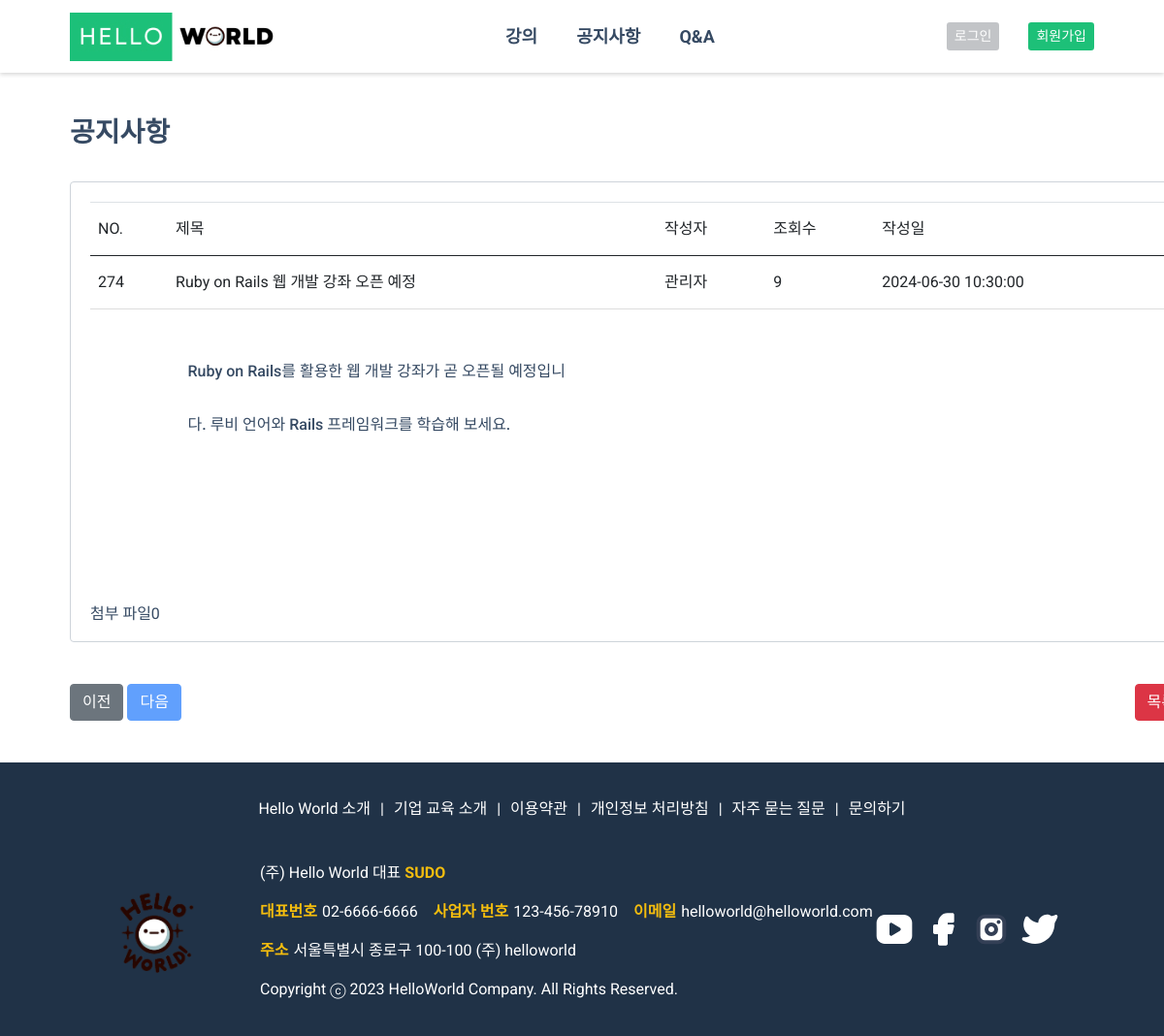
/user/notice/notice_detail.php?id=274, run on an earlier commit of the app's database.
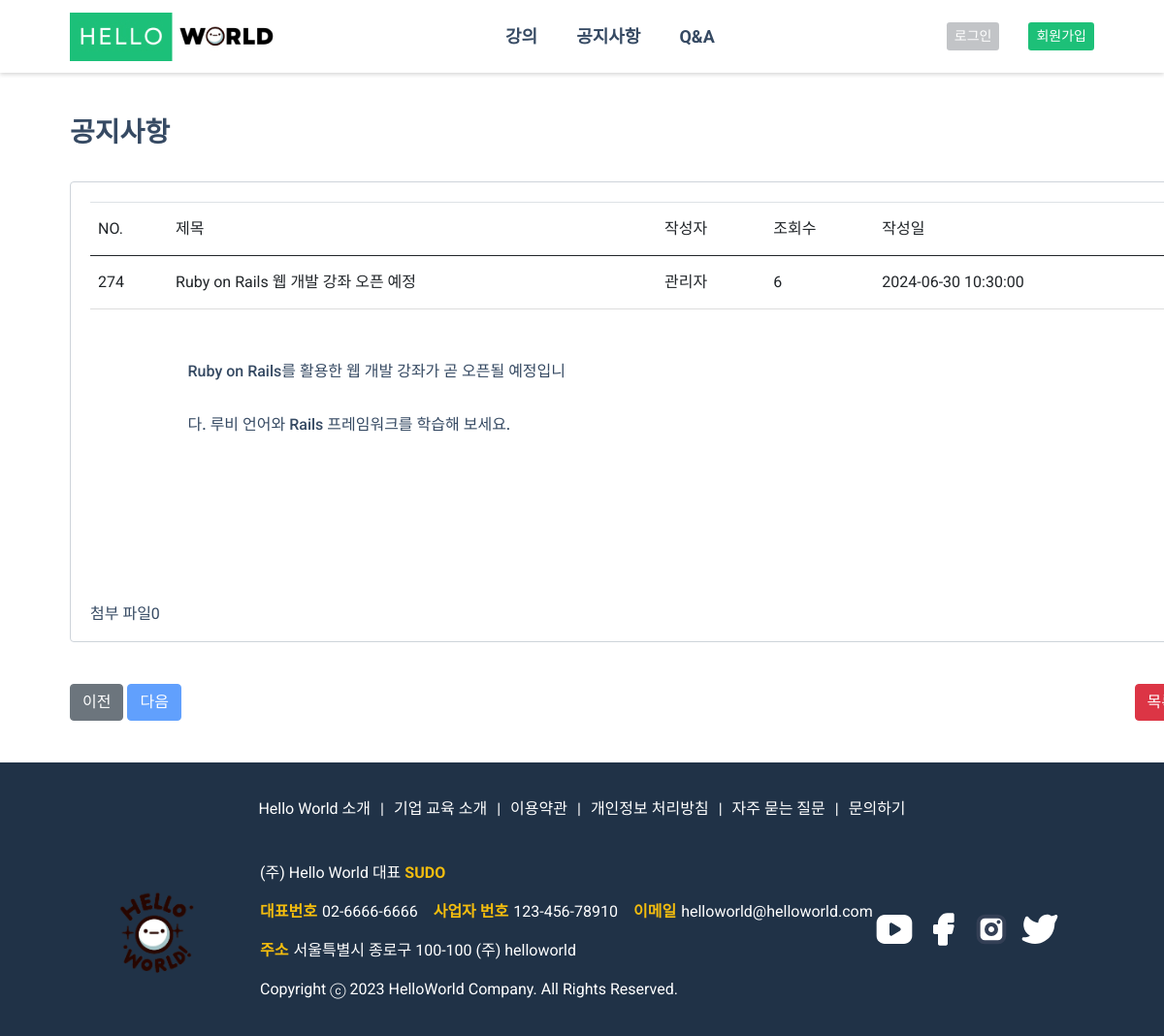
And on a later commit of the database.
### tables this page shows
CREATE TABLE `notice` (
  `idx` int(11) NOT NULL,
  `title` varchar(30) NOT NULL,
  `name` varchar(100) NOT NULL,
  `view` varchar(1000) DEFAULT NULL,
  `content` varchar(100) NOT NULL,
  `file` varchar(100) NOT NULL,
  `regdate` datetime DEFAULT NULL,
  `image` varchar(255) NOT NULL
);

### user/notice/notice_detail.php (the view, shortened to what this page needs)
<?php
$cssRoute1 ='<link rel="stylesheet" href="/helloworld/user/css/notice_detail.css">';
$cssRoute2 ='<link rel="stylesheet" href="/helloworld/user/css/notice.css">';
include_once $_SERVER['DOCUMENT_ROOT'] . '/helloworld/inc/user_header.php';
$notice_id = $_GET['id'];
$sql = "SELECT * FROM notice WHERE idx = $notice_id";
$result = $mysqli->query($sql);
$row = $result->fetch_assoc();
$sql_prev = "SELECT MAX(idx) AS prev_id FROM notice WHERE idx < $notice_id";
$result_prev = $mysqli->query($sql_prev);
$row_prev = $result_prev->fetch_assoc();
$prev_id = $row_prev['prev_id'];
$sql_next = "SELECT MIN(idx) AS next_id FROM notice WHERE idx > $notice_id";
$result_next = $mysqli->query($sql_next);
$row_next = $result_next->fetch_assoc();
$next_id = $row_next['next_id'];
?>
<div class="container">
    <h2 class="h2_t nt">공지사항</h2>
    <section>
        <div class="content-box nb">
            <table class="table tc">
                <thead>
                    <tr>
                        <th scope="col">NO.</th>
                        <th scope="col">제목</th>
                        <th scope="col">작성자</th>
                        <th scope="col">조회수</th>
                        <th scope="col">작성일</th>
                    </tr>
                </thead>
                <tbody>
                    <tr>
                        <th scope="row"><?= $row['idx']; ?></th>
                        <td class="tw"><?= $row['title']; ?></td>
                        <td><?= $row['name']; ?></td>
                        <td><?= $row['view'];?></td>
                        <td><?= $row['regdate']; ?></td>
                    </tr>
                </tbody>
            </table>
            <div class="notice-detail-box jcsb d-flex">
                <div class="notice-content h5">
                  <p><?= $row['content']; ?></p>
                </div>
            </div>
            <div class="d-flex file">
                    <p>첨부 파일</p>
                    <p><?= $row['file']; ?></p>
                </div>
        </div>
    </section>
    <div class="d-flex jcsb btn_s">
        <div class="r_btn">
                <?php if ($prev_id !== null) : ?>
                    <a href="notice_detail.php?id=<?= $prev_id; ?>" class="btn btn-secondary">이전</a>
                <?php else : ?>
                    <a href="#" class="btn btn-primary disabled">이전</a>
                <?php endif; ?>
                <?php if ($next_id !== null) : ?>
                    <a href="notice_detail.php?id=<?= $next_id; ?>" class="btn btn-secondary">다음</a>
                <?php else : ?>
                    <a href="#" class="btn btn-primary disabled">다음</a>
                <?php endif; ?>
        </div>
        <div>
            <button type="button" class="btn btn-danger bd"><a href="/helloworld/user/notice/notice.php">목록</a></button>
        </div>
    </div>
</div>
<?php
include_once $_SERVER['DOCUMENT_ROOT'] . '/helloworld/inc/user_footer.php';
?>

What changed in the data, as far as the page shows it:
changed notice "Ruby on Rails 웹 개발 강좌 오픈 예정": view "9" → "6"
